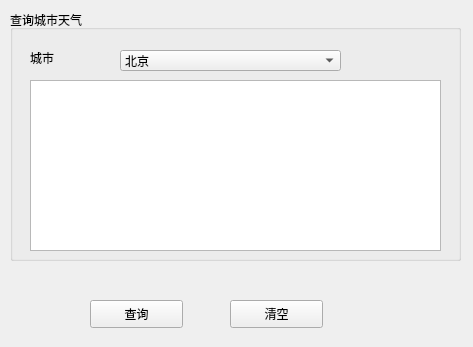
<?xml version="1.0" encoding="UTF-8"?>
<ui version="4.0">
 <class>Form</class>
 <widget class="QWidget" name="Form">
  <property name="geometry">
   <rect>
    <x>0</x>
    <y>0</y>
    <width>473</width>
    <height>347</height>
   </rect>
  </property>
  <property name="windowTitle">
   <string>Form</string>
  </property>
  <widget class="QGroupBox" name="groupBox">
   <property name="geometry">
    <rect>
     <x>10</x>
     <y>10</y>
     <width>451</width>
     <height>251</height>
    </rect>
   </property>
   <property name="title">
    <string>查询城市天气</string>
   </property>
   <widget class="QComboBox" name="weatherComboBox">
    <property name="geometry">
     <rect>
      <x>110</x>
      <y>40</y>
      <width>221</width>
      <height>21</height>
     </rect>
    </property>
    <item>
     <property name="text">
      <string>北京</string>
     </property>
    </item>
    <item>
     <property name="text">
      <string>天津</string>
     </property>
    </item>
    <item>
     <property name="text">
      <string>上海</string>
     </property>
    </item>
   </widget>
   <widget class="QTextEdit" name="resultText">
    <property name="geometry">
     <rect>
      <x>20</x>
      <y>70</y>
      <width>411</width>
      <height>171</height>
     </rect>
    </property>
   </widget>
   <widget class="QLabel" name="label">
    <property name="geometry">
     <rect>
      <x>20</x>
      <y>40</y>
      <width>72</width>
      <height>15</height>
     </rect>
    </property>
    <property name="text">
     <string>城市</string>
    </property>
   </widget>
  </widget>
  <widget class="QPushButton" name="okButton">
   <property name="geometry">
    <rect>
     <x>90</x>
     <y>300</y>
     <width>93</width>
     <height>28</height>
    </rect>
   </property>
   <property name="text">
    <string>查询</string>
   </property>
  </widget>
  <widget class="QPushButton" name="clearBtn">
   <property name="geometry">
    <rect>
     <x>230</x>
     <y>300</y>
     <width>93</width>
     <height>28</height>
    </rect>
   </property>
   <property name="text">
    <string>清空</string>
   </property>
  </widget>
 </widget>
 <resources/>
 <connections>
  <connection>
   <sender>clearBtn</sender>
   <signal>clicked()</signal>
   <receiver>Form</receiver>
   <slot>clearResult()</slot>
   <hints>
    <hint type="sourcelabel">
     <x>270</x>
     <y>314</y>
    </hint>
    <hint type="destinationlabel">
     <x>363</x>
     <y>288</y>
    </hint>
   </hints>
  </connection>
  <connection>
   <sender>okButton</sender>
   <signal>clicked()</signal>
   <receiver>Form</receiver>
   <slot>queryWeather()</slot>
   <hints>
    <hint type="sourcelabel">
     <x>161</x>
     <y>313</y>
    </hint>
    <hint type="destinationlabel">
     <x>64</x>
     <y>286</y>
    </hint>
   </hints>
  </connection>
 </connections>
 <slots>
  <slot>clearResult()</slot>
  <slot>queryWeather()</slot>
 </slots>
</ui>
